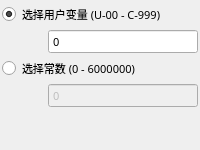
        <widget class="QWidget" name="tabUser">
         <property name="font">
          <font>
           <family>微软雅黑</family>
           <pointsize>8</pointsize>
           <weight>50</weight>
           <italic>false</italic>
           <bold>false</bold>
          </font>
         </property>
         <attribute name="icon">
          <iconset resource="../xPad.qrc">
           <normaloff>:/img/widget/TabHeader.png</normaloff>:/img/widget/TabHeader.png</iconset>
         </attribute>
         <attribute name="title">
          <string>用户/常数</string>
         </attribute>
         <layout class="QGridLayout" name="gridLayoutUser">
          <property name="margin">
           <number>2</number>
          </property>
          <property name="spacing">
           <number>2</number>
          </property>
          <item row="3" column="0">
           <spacer name="horizontalSpacer">
            <property name="orientation">
             <enum>Qt::Horizontal</enum>
            </property>
            <property name="sizeHint" stdset="0">
             <size>
              <width>40</width>
              <height>20</height>
             </size>
            </property>
           </spacer>
          </item>
          <item row="5" column="1">
           <widget class="xSpinBox" name="BoxConst">
            <property name="enabled">
             <bool>false</bool>
            </property>
            <property name="sizePolicy">
             <sizepolicy hsizetype="Fixed" vsizetype="Fixed">
              <horstretch>0</horstretch>
              <verstretch>0</verstretch>
             </sizepolicy>
            </property>
            <property name="minimumSize">
             <size>
              <width>150</width>
              <height>25</height>
             </size>
            </property>
            <property name="maximumSize">
             <size>
              <width>150</width>
              <height>25</height>
             </size>
            </property>
            <property name="font">
             <font>
              <family>微软雅黑</family>
              <pointsize>8</pointsize>
              <weight>50</weight>
              <italic>false</italic>
              <bold>false</bold>
             </font>
            </property>
            <property name="alignment">
             <set>Qt::AlignLeading|Qt::AlignLeft|Qt::AlignVCenter</set>
            </property>
            <property name="buttonSymbols">
             <enum>QAbstractSpinBox::NoButtons</enum>
            </property>
            <property name="specialValueText">
             <string notr="true"/>
            </property>
            <property name="keyboardTracking">
             <bool>false</bool>
            </property>
            <property name="suffix">
             <string notr="true"/>
            </property>
            <property name="prefix">
             <string notr="true"/>
            </property>
            <property name="minimum">
             <number>0</number>
            </property>
            <property name="maximum">
             <number>6000000</number>
            </property>
            <property name="value">
             <number>0</number>
            </property>
            <property name="HasBtn" stdset="0">
             <bool>true</bool>
            </property>
           </widget>
          </item>
          <item row="7" column="1">
           <spacer name="verticalSpacerUser">
            <property name="orientation">
             <enum>Qt::Vertical</enum>
            </property>
            <property name="sizeType">
             <enum>QSizePolicy::MinimumExpanding</enum>
            </property>
            <property name="sizeHint" stdset="0">
             <size>
              <width>20</width>
              <height>40</height>
             </size>
            </property>
           </spacer>
          </item>
          <item row="3" column="1">
           <widget class="xSpinBox" name="BoxVar">
            <property name="sizePolicy">
             <sizepolicy hsizetype="Fixed" vsizetype="Fixed">
              <horstretch>0</horstretch>
              <verstretch>0</verstretch>
             </sizepolicy>
            </property>
            <property name="minimumSize">
             <size>
              <width>150</width>
              <height>25</height>
             </size>
            </property>
            <property name="maximumSize">
             <size>
              <width>150</width>
              <height>25</height>
             </size>
            </property>
            <property name="font">
             <font>
              <family>微软雅黑</family>
              <pointsize>8</pointsize>
              <weight>50</weight>
              <italic>false</italic>
              <bold>false</bold>
             </font>
            </property>
            <property name="wrapping">
             <bool>true</bool>
            </property>
            <property name="alignment">
             <set>Qt::AlignLeading|Qt::AlignLeft|Qt::AlignVCenter</set>
            </property>
            <property name="buttonSymbols">
             <enum>QAbstractSpinBox::NoButtons</enum>
            </property>
            <property name="specialValueText">
             <string notr="true"/>
            </property>
            <property name="keyboardTracking">
             <bool>false</bool>
            </property>
            <property name="suffix">
             <string notr="true"/>
            </property>
            <property name="prefix">
             <string notr="true"/>
            </property>
            <property name="minimum">
             <number>0</number>
            </property>
            <property name="maximum">
             <number>999</number>
            </property>
            <property name="value">
             <number>0</number>
            </property>
            <property name="HasBtn" stdset="0">
             <bool>true</bool>
            </property>
           </widget>
          </item>
          <item row="2" column="0" colspan="2">
           <widget class="xRadioButton" name="radioUserVar">
            <property name="sizePolicy">
             <sizepolicy hsizetype="Expanding" vsizetype="Fixed">
              <horstretch>0</horstretch>
              <verstretch>0</verstretch>
             </sizepolicy>
            </property>
            <property name="minimumSize">
             <size>
              <width>0</width>
              <height>25</height>
             </size>
            </property>
            <property name="maximumSize">
             <size>
              <width>16777215</width>
              <height>25</height>
             </size>
            </property>
            <property name="font">
             <font>
              <family>微软雅黑</family>
              <pointsize>8</pointsize>
              <weight>50</weight>
              <italic>false</italic>
              <bold>false</bold>
             </font>
            </property>
            <property name="focusPolicy">
             <enum>Qt::NoFocus</enum>
            </property>
            <property name="text">
             <string>选择用户变量 (U-00 - C-999)</string>
            </property>
            <property name="checked">
             <bool>true</bool>
            </property>
           </widget>
          </item>
          <item row="4" column="0" colspan="2">
           <widget class="xRadioButton" name="radioConst">
            <property name="sizePolicy">
             <sizepolicy hsizetype="Expanding" vsizetype="Fixed">
              <horstretch>0</horstretch>
              <verstretch>0</verstretch>
             </sizepolicy>
            </property>
            <property name="minimumSize">
             <size>
              <width>0</width>
              <height>25</height>
             </size>
            </property>
            <property name="maximumSize">
             <size>
              <width>16777215</width>
              <height>25</height>
             </size>
            </property>
            <property name="font">
             <font>
              <family>微软雅黑</family>
              <pointsize>8</pointsize>
              <weight>50</weight>
              <italic>false</italic>
              <bold>false</bold>
             </font>
            </property>
            <property name="focusPolicy">
             <enum>Qt::NoFocus</enum>
            </property>
            <property name="text">
             <string>选择常数 (0 - 6000000)</string>
            </property>
            <property name="checked">
             <bool>false</bool>
            </property>
           </widget>
          </item>
         </layout>
        </widget>
